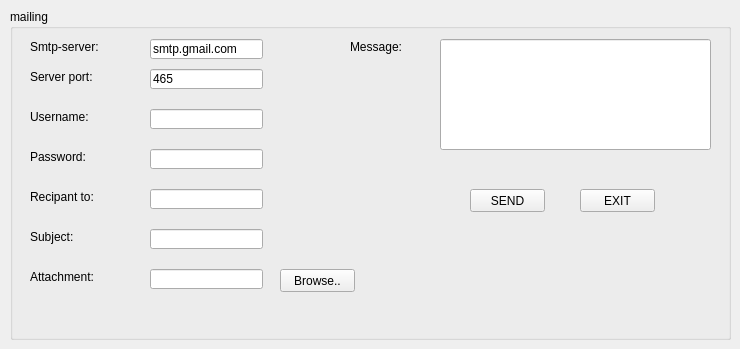
   <widget class="QWidget" name="tab_13">
    <attribute name="title">
     <string>EMAIL</string>
    </attribute>
    <widget class="QGroupBox" name="groupBox_9">
     <property name="geometry">
      <rect>
       <x>10</x>
       <y>9</y>
       <width>721</width>
       <height>331</height>
      </rect>
     </property>
     <property name="title">
      <string>mailing</string>
     </property>
     <widget class="QLabel" name="label_25">
      <property name="geometry">
       <rect>
        <x>20</x>
        <y>30</y>
        <width>81</width>
        <height>16</height>
       </rect>
      </property>
      <property name="text">
       <string>Smtp-server:</string>
      </property>
     </widget>
     <widget class="QLabel" name="label_26">
      <property name="geometry">
       <rect>
        <x>20</x>
        <y>60</y>
        <width>81</width>
        <height>16</height>
       </rect>
      </property>
      <property name="text">
       <string>Server port:</string>
      </property>
     </widget>
     <widget class="QLabel" name="label_27">
      <property name="geometry">
       <rect>
        <x>20</x>
        <y>100</y>
        <width>71</width>
        <height>16</height>
       </rect>
      </property>
      <property name="text">
       <string>Username:</string>
      </property>
     </widget>
     <widget class="QLabel" name="label_28">
      <property name="geometry">
       <rect>
        <x>20</x>
        <y>140</y>
        <width>71</width>
        <height>16</height>
       </rect>
      </property>
      <property name="text">
       <string>Password:</string>
      </property>
     </widget>
     <widget class="QLabel" name="label_29">
      <property name="geometry">
       <rect>
        <x>20</x>
        <y>180</y>
        <width>81</width>
        <height>16</height>
       </rect>
      </property>
      <property name="text">
       <string>Recipant to:</string>
      </property>
     </widget>
     <widget class="QLabel" name="label_30">
      <property name="geometry">
       <rect>
        <x>20</x>
        <y>220</y>
        <width>61</width>
        <height>16</height>
       </rect>
      </property>
      <property name="text">
       <string>Subject:</string>
      </property>
     </widget>
     <widget class="QLabel" name="label_31">
      <property name="geometry">
       <rect>
        <x>20</x>
        <y>260</y>
        <width>71</width>
        <height>16</height>
       </rect>
      </property>
      <property name="text">
       <string>Attachment:</string>
      </property>
     </widget>
     <widget class="QLineEdit" name="server">
      <property name="geometry">
       <rect>
        <x>140</x>
        <y>30</y>
        <width>113</width>
        <height>20</height>
       </rect>
      </property>
      <property name="text">
       <string>smtp.gmail.com</string>
      </property>
     </widget>
     <widget class="QLineEdit" name="port">
      <property name="geometry">
       <rect>
        <x>140</x>
        <y>60</y>
        <width>113</width>
        <height>20</height>
       </rect>
      </property>
      <property name="text">
       <string>465</string>
      </property>
     </widget>
     <widget class="QLineEdit" name="uname">
      <property name="geometry">
       <rect>
        <x>140</x>
        <y>100</y>
        <width>113</width>
        <height>20</height>
       </rect>
      </property>
     </widget>
     <widget class="QLineEdit" name="paswd">
      <property name="geometry">
       <rect>
        <x>140</x>
        <y>140</y>
        <width>113</width>
        <height>20</height>
       </rect>
      </property>
     </widget>
     <widget class="QLineEdit" name="rcpt">
      <property name="geometry">
       <rect>
        <x>140</x>
        <y>180</y>
        <width>113</width>
        <height>20</height>
       </rect>
      </property>
     </widget>
     <widget class="QLineEdit" name="subject">
      <property name="geometry">
       <rect>
        <x>140</x>
        <y>220</y>
        <width>113</width>
        <height>20</height>
       </rect>
      </property>
     </widget>
     <widget class="QLineEdit" name="file">
      <property name="geometry">
       <rect>
        <x>140</x>
        <y>260</y>
        <width>113</width>
        <height>20</height>
       </rect>
      </property>
     </widget>
     <widget class="QLabel" name="label_32">
      <property name="geometry">
       <rect>
        <x>340</x>
        <y>30</y>
        <width>61</width>
        <height>16</height>
       </rect>
      </property>
      <property name="text">
       <string>Message:</string>
      </property>
     </widget>
     <widget class="QLineEdit" name="msg">
      <property name="geometry">
       <rect>
        <x>430</x>
        <y>30</y>
        <width>271</width>
        <height>111</height>
       </rect>
      </property>
     </widget>
     <widget class="QPushButton" name="browseBtn">
      <property name="geometry">
       <rect>
        <x>270</x>
        <y>260</y>
        <width>75</width>
        <height>23</height>
       </rect>
      </property>
      <property name="text">
       <string>Browse..</string>
      </property>
     </widget>
     <widget class="QPushButton" name="sendBtn">
      <property name="geometry">
       <rect>
        <x>460</x>
        <y>180</y>
        <width>75</width>
        <height>23</height>
       </rect>
      </property>
      <property name="text">
       <string>SEND</string>
      </property>
     </widget>
     <widget class="QPushButton" name="exitBtn">
      <property name="geometry">
       <rect>
        <x>570</x>
        <y>180</y>
        <width>75</width>
        <height>23</height>
       </rect>
      </property>
      <property name="text">
       <string>EXIT</string>
      </property>
     </widget>
    </widget>
   </widget>
